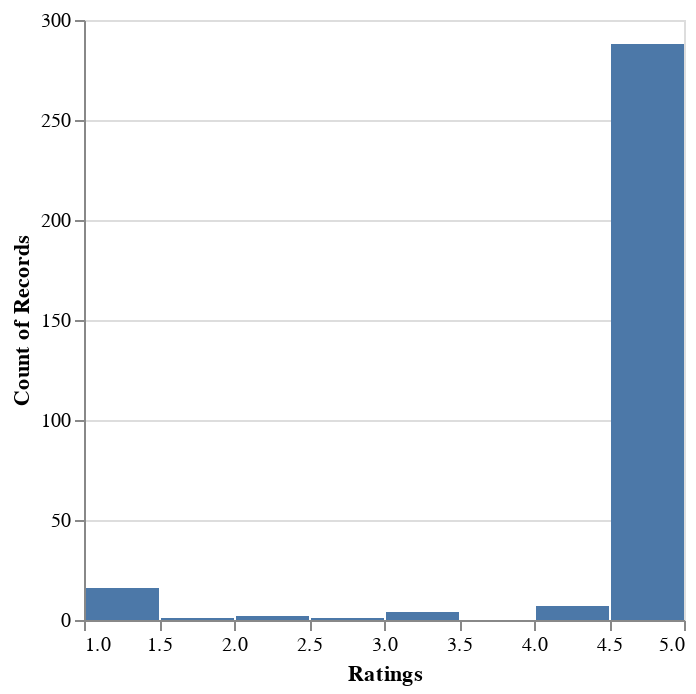

Write notebook code for a chart like this one.
### Code cell
positivity = pos_df["positivity"]

normalized_scores = [(score * 4) + 1 for score in (positivity)]
# average_score = sum(normalized_scores) / len(normalized_scores)

source = pd.DataFrame({
    "score": normalized_scores
})
alt.Chart(source).mark_bar().encode(
    alt.X("score:Q", title="Ratings", bin=True),
    y='count()',
)

### Figure 1 — Vega-Lite specification as saved in the notebook (floating-point values rounded to 4 significant figures; data arrays with more than 128 entries replaced by an {"elided": "..."} marker saying what was removed)
{"config": {"view": {"continuousWidth": 300, "continuousHeight": 300}}, "data": {"name": "data-d8afa5ac60dff77755c11d23e547cb58"}, "mark": {"type": "bar"}, "encoding": {"x": {"bin": true, "field": "score", "title": "Ratings", "type": "quantitative"}, "y": {"aggregate": "count", "type": "quantitative"}}, "$schema": "https://vega.github.io/schema/vega-lite/v5.16.3.json", "datasets": {"data-d8afa5ac60dff77755c11d23e547cb58": {"elided": "319 records"}}}
